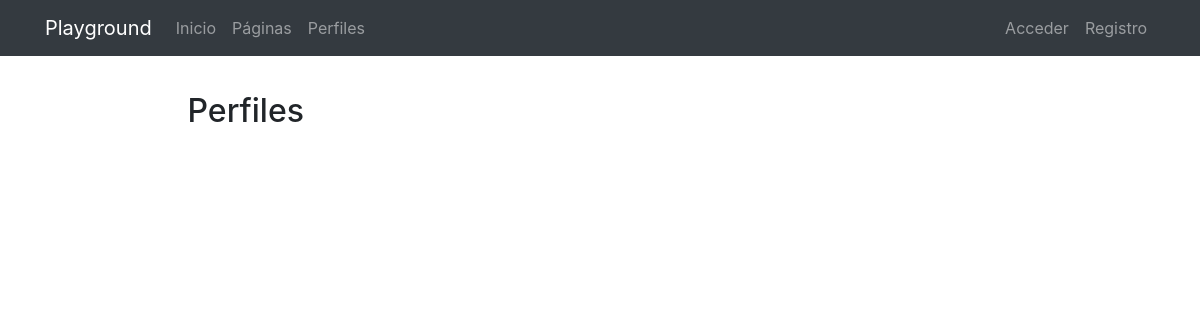
Page /profiles/ on the earlier database version.
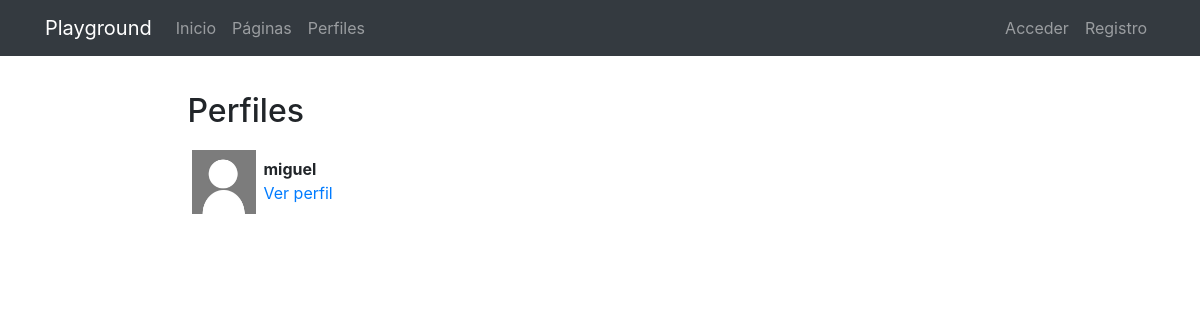
Same page on the later database version.
### registration/models.py (models this page shows)
class Profile(models.Model):
    user = models.OneToOneField(User, on_delete=models.CASCADE)
    avatar = models.ImageField(upload_to=custom_upload_to, null=True, blank=True)
    bio = models.TextField(null=True, blank=True)
    link = models.URLField(max_length=200, null=True, blank=True)
    class Meta:
        ordering = ['user__username']

### profiles/views.py (the view)
# urls.py: path('', ProfileListView.as_view(), name='list'),
class ProfileListView(ListView):
    model = Profile
    template_name = 'profiles/profile_list.html'
    paginate_by = 3

### profiles/templates/profiles/profile_list.html (shortened to what this page needs)
{% extends 'core/base.html' %}
{% load static %}
{% block content %}
<main role="main">
  <div class="container">
    <div class="row mt-3">
      <div class="col-md-9 mx-auto mb-5">
        <h2>Perfiles</h2>
        <div class="row">
          {% for profile in profile_list %}
            <div class="col-md-4 mt-2 mb-3 ">
              <div class="row p-1">
                <div class="col-md-12">
                  {% if profile.avatar %}
                    <img src="{{profile.avatar.url}}" class="img-fluid profile-avatar">
                  {% else %}
                    <img src="{% static 'registration/img/no-avatar.jpg' %}" class="img-fluid profile-avatar">
                  {% endif %}
                  <p class="profile-data">
                    <b>{{profile.user|truncatechars:"16"}}</b><br>
                    <a href="{% url 'profiles:detail' profile.user %}">Ver perfil</a>
                  </p>
                </div>
              </div>
            </div>
          {% endfor %}
        </div>
      </div>
    </div>
  </div>
</main>
{% endblock %}

Differences in the rows shown:
added Profile: user "miguel"
